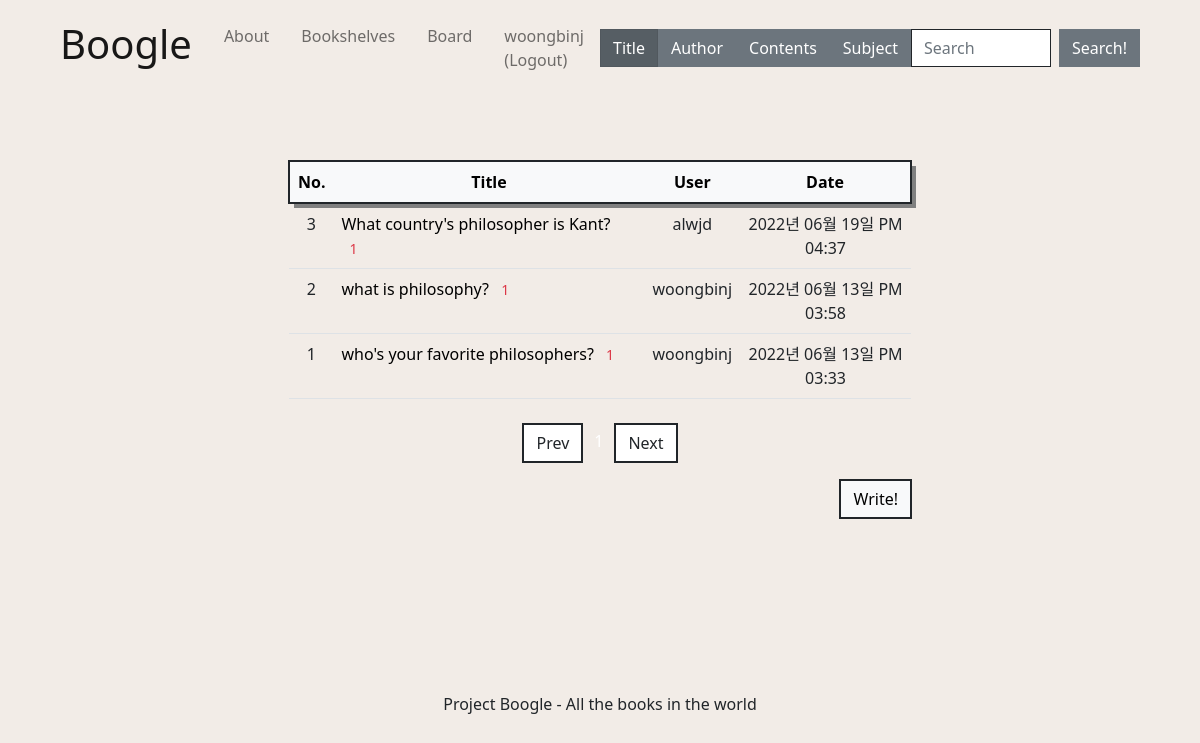
Page /question/board/ (signed in) on the committed database.
### pybo/models.py (models this page shows)
class User(db.Model):
    __tablename__ = 'user'   #테이블 이름 : user
    id = db.Column(db.Integer, primary_key = True)   #id를 프라이머리키로 설정
    username = db.Column(db.String(8), nullable = False)
    email = db.Column(db.String(32), nullable = False)
    password = db.Column(db.String(64), nullable = False)

class Question(db.Model):
    id = db.Column(db.Integer, primary_key=True)
    subject = db.Column(db.String(200), nullable=False)
    content = db.Column(db.Text(), nullable=False)
    create_date = db.Column(db.DateTime(), nullable=False)
    modify_date = db.Column(db.DateTime(), nullable=True)
    user_id = db.Column(db.Integer, db.ForeignKey('user.id', ondelete='CASCADE'), nullable=False)
    user = db.relationship('User', backref=db.backref('question_set'))

### pybo/views/question_views.py (the view)
@bp.route('/board/')
def board():
    page = request.args.get('page', type=int, default=1)  # 페이지
    question_list = Question.query.order_by(Question.create_date.desc())
    question_list = question_list.paginate(page, per_page=10)
    return render_template('question/question_list.html', question_list=question_list)

### pybo/filter.py (called while the page is built)
def format_datetime(value, fmt='%Y년 %m월 %d일 %p %I:%M'):
    return value.strftime(fmt)

### pybo/views/auth_views.py (called while the page is built)
@bp.before_app_request
def load_logged_in_user():
    user_id = session.get('user_id')
    if user_id is None:
        g.user = None
    else:
        g.user = User.query.get(user_id)

### pybo/templates/question/question_list.html (shortened to what this page needs)
{% extends 'main/base.html' %}
{% block head %}
{{ super() }}
    <link rel="stylesheet" href="{{ url_for('static', filename='bootstrap.min.css') }}">
    <link rel="stylesheet" href="https://cdn.jsdelivr.net/npm/bootstrap-icons@1.8.3/font/bootstrap-icons.css">
{% endblock %}
{% block content %}
<div class="container my-3">
    <table class="table mb-4">
        <thead>
        <tr class="text-center table-light border border-dark border-2" style="box-shadow: 5px 5px grey;">
            <th>No.</th>
            <th style="width:50%">Title</th>
            <th>User</th>
            <th>Date</th>
        </tr>
        </thead>
        <tbody>
        {% if question_list %}
        {% for question in question_list.items %}
        <tr class="text-center">
            <td>{{ question_list.total - ((question_list.page-1) * question_list.per_page) - loop.index0 }}</td>
            <td class="text-start">
                <a href="{{ url_for('question.detail', question_id=question.id) }}">{{ question.subject }}</a>
                {% if question.answer_set|length > 0 %}
                <span class="text-danger small mx-2">{{ question.answer_set|length }}</span>
                {% endif %}
            </td>
            <td>{{ question.user.username }}</td>
            <td>{{ question.create_date|datetime }}</td>
        </tr>
        {% endfor %}
        {% else %}
        <tr>
            <td colspan="3">There are no posts.</td>
        </tr>
        {% endif %}
        </tbody>
    </table>
    <ul class="pagination my justify-content-center">
        {% if question_list.has_prev %}
        <li class="page-item">
            <a class="page-link text-dark border border-dark border-2 rounded-0" href="?page={{ question_list.prev_num }}" aria-hidden="true">Prev</a>
        </li>
        {% else %}
        <li class="page-item disabled">
            <a class="page-link text-dark border border-dark border-2 rounded-0" tabindex="-1" aria-disabled="true" href="javascript:void(0)">Prev</a>
        </li>
        {% endif %}
        {% for page_num in question_list.iter_pages() %}
        {% if page_num %}
        {% if page_num != question_list.page %}
        <li class="page-item">
            <a class="page-link text-dark bg-transparent border border-0" href="?page={{ page_num }}">{{ page_num }}</a>
        </li>
        {% else %}
        <li class="page-item active" aria-current="page">
            <a class="page-link text-white bg-transparent border border-0" href="javascript:void(0)">{{ page_num }}</a>
        </li>
        {% endif %}
        {% else %}
        <li class="disabled">
            <a class="page-link text-dark bg-transparent border border-0" href="javascript:void(0)">...</a>
        </li>
        {% endif %}
        {% endfor %}
        {% if question_list.has_next %}
        <li class="page-item">
            <a class="page-link text-dark border border-dark border-2 rounded-0" href="?page={{ question_list.next_num }}">Next</a>
        </li>
        {% else %}
        <li class="page-item disabled">
            <a class="page-link text-dark border border-dark border-2 rounded-0" tabindex="-1" aria-disabled="true" href="javascript:void(0)">Next</a>
        </li>
        {% endif %}
    </ul>
    <a href="{{ url_for('question.create') }}" class="btn btn-light border border-dark border-2 rounded-0 font-weight-bold" style="float:right;">Write!</a>
</div>
{% endblock %}

### pybo/templates/main/base.html (shortened to what this page needs)
<!DOCTYPE html>
<html lang="eng">
    <head>
        {% block head %}
        <link rel="stylesheet" href="{{ url_for('static', filename='css/bootstrap.min.css')}}">
        <link rel="stylesheet" href="https://cdn.jsdelivr.net/npm/bootstrap-icons@1.8.3/font/bootstrap-icons.css">
        <link rel="stylesheet" href="{{ url_for('static', filename='css/base.css')}}">
        {% endblock %}
    </head>
    <body class="d-flex flex-column min-vh-100">
      <nav class="navbar navbar-expand-lg navbar-light bg-transparent mx-5">
        <div class="container-fluid">
          <a class="navbar-brand" href ="{{ url_for('main.index') }}"><h1>Boogle</h1></a>
          <div class="collapse navbar-collapse" id="navbarSupportedContent">
            <ul class="navbar-nav me-auto mb-2 mb-lg-0">
              <li class="nav-item">
                <a class="nav-link m-2" href ="{{ url_for('main.about') }}">About</a>
              </li>
              <li class="nav-item">
                <a class="nav-link m-2" href ="{{ url_for('book.bookshelves') }}">Bookshelves</a>
              </li>
              <li class="nav-item">
                <a class="nav-link m-2" href ="{{ url_for('question.board') }}">Board</a>
              </li>
              {% if g.user %}
                <li class="nav-item">
                  <a class="nav-link m-2" href="{{ url_for('auth.logout') }}">{{ g.user.username }} (Logout)</a>
                </li>
              {% endif %}
            </ul>
            <form class="d-flex" method="get" action="{{ url_for('book.search') }}">
              <label class="btn btn-secondary rounded-0" for="option1">Title</label>
              <label class="btn btn-secondary rounded-0" for="option2">Author</label>
              <label class="btn btn-secondary rounded-0" for="option3">Contents</label>
              <label class="btn btn-secondary rounded-0" for="option4">Subject</label>
              <input class="form-control me-2 border-dark rounded-0" type="search" name="book" placeholder="Search" aria-label="Search" id="book" rows="3">
              <button class="btn btn-secondary border-secondary rounded-0" type="submit">Search!</button>
            </form>
          </div>
        </div>
      </nav>
      <section class="m-5">
        <div class="content-container">
          <div class="row gx-4 gx-lg-5 justify-content-center">
            <div class="col-md-8">
              {% block content %}{% endblock %}
            </div>
          </div>
        </div>
      </section>
      <footer class="py-5 mt-auto">
        <div class="page-bottom">
          <div class="copyright">
            Project Boogle - All the books in the world
          </div>
        </div>
      </footer>
    </body>
</html>

### pybo/static/css/base.css (style rules this page uses)
body, html { margin: 0; background: #F2ECE7 !important; color: black; font-family: 'Inter', sans-serif; min-height: 100vh; width: 100%; display: -webkit-box; display: -ms-flexbox; display: flex; -webkit-box-orient: horizontal; -webkit-box-direction: normal; -ms-flex-direction: column; flex-direction: column; -webkit-box-align: center; -ms-flex-align: center; }
* { box-sizing: border-box; }
body { min-height: 100%; }
a:link { color : black; text-decoration: none; }
.content-container { flex:1; color: black; }
.page-bottom { height: 30px; position: relative; transform: translateY(-100%); width: 100%; }
.copyright { text-align: center; }

### rows in the picture
User: user.username "woongbinj"
Question: total "3", subject "What country's philosopher is Kant?", answer_set|length "1", user.username "alwjd", create_date "2022년 06월 19일 PM 04:37"
Question: total "2", subject "what is philosophy?", answer_set|length "1", user.username "woongbinj", create_date "2022년 06월 13일 PM 03:58"
Question: total "1", subject "who's your favorite philosophers?", answer_set|length "1", user.username "woongbinj", create_date "2022년 06월 13일 PM 03:33"
